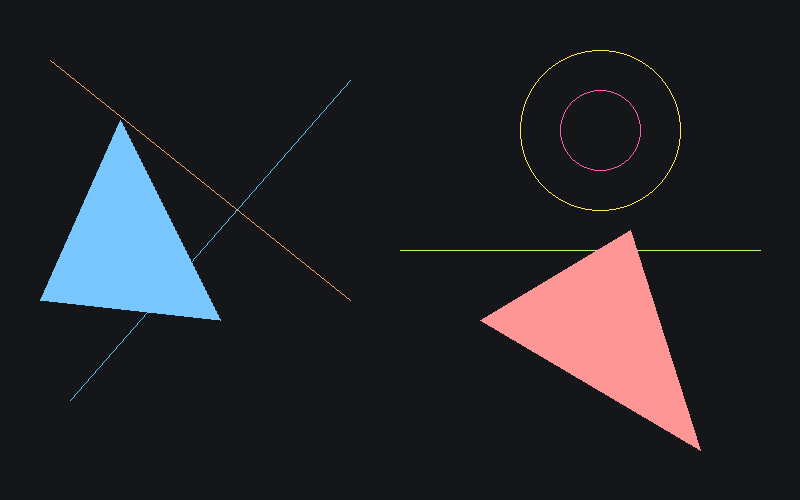
#> input picture 2025-10-15_taller_cv_3d/ejercicios/06_analisis_figuras_geometricas/data/figuras.png, 800 x 500 px
$ python demo_geom.py
#> lines starting #> are read from the running program, lines starting #| are printed output that depends on the picture; after the words box and inside, x2 and y2 are one past the last pixel; in counts of white or black regions, pixels touching at a corner belong together
### 2025-10-15_taller_cv_3d/ejercicios/06_analisis_figuras_geometricas/geom_metrics.py
# geom_metrics.py
import cv2
import numpy as np
from pathlib import Path

def load_gray(path):
    img = cv2.imread(str(path), cv2.IMREAD_GRAYSCALE)
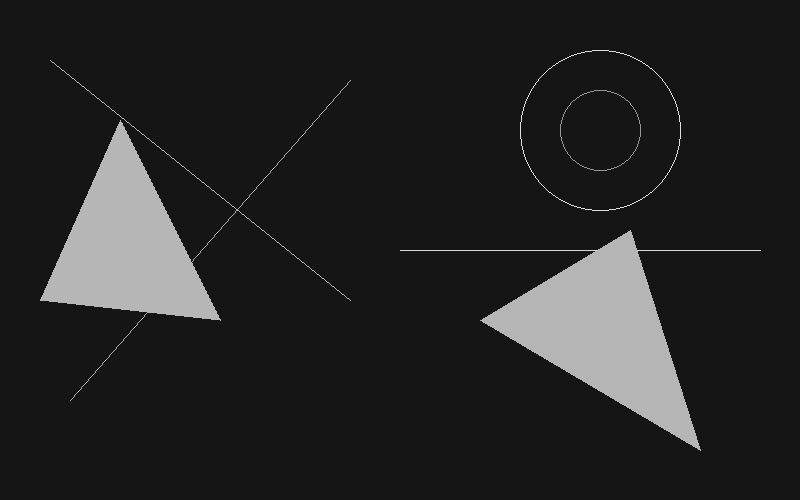
#> img: shape (500, 800); min 21, max 221, mean 36.6
    if img is None:
        raise FileNotFoundError(path)
    return img

def binarize(img_gray, method='otsu', block=21, C=5, thr=128):
    if method == 'otsu':
        _, bw = cv2.threshold(img_gray, 0, 255, cv2.THRESH_BINARY + cv2.THRESH_OTSU)
    elif method == 'fixed':
        _, bw = cv2.threshold(img_gray, thr, 255, cv2.THRESH_BINARY)
    elif method == 'adaptive':
        bw = cv2.adaptiveThreshold(img_gray, 255, cv2.ADAPTIVE_THRESH_GAUSSIAN_C,
                                   cv2.THRESH_BINARY, block, C)
    else:
        raise ValueError('method inválido')
    return bw

def analyze_contours(bw):
    inv = bw
    white_ratio = (bw > 0).mean()
    if white_ratio > 0.5:
        inv = cv2.bitwise_not(bw)

    contours, _ = cv2.findContours(inv, cv2.RETR_EXTERNAL, cv2.CHAIN_APPROX_SIMPLE)
    return inv, contours

def classify_shape(contour):
    peri = cv2.arcLength(contour, True)
    approx = cv2.approxPolyDP(contour, 0.02 * peri, True)
    n = len(approx)
    label = f'{n}-lados'
    if n == 3: label = 'Triángulo'
    elif n == 4:
        x,y,w,h = cv2.boundingRect(approx)
        ar = w/float(h)
        label = 'Cuadrado' if 0.95 <= ar <= 1.05 else 'Rectángulo'
    elif n == 5: label = 'Pentágono'
    elif n > 5: label = 'Círculo/aprox.'
    return label, approx

def draw_annotations(src_bgr, contours):
    out = src_bgr.copy()
    for i, cnt in enumerate(contours, 1):
        area = cv2.contourArea(cnt)
        peri = cv2.arcLength(cnt, True)
        M = cv2.moments(cnt)
        if M['m00'] != 0:
            cx, cy = int(M['m10']/M['m00']), int(M['m01']/M['m00'])
        else:
            cx, cy = 0, 0

        label, approx = classify_shape(cnt)
        x,y,w,h = cv2.boundingRect(cnt)

        cv2.drawContours(out, [cnt], -1, (0,255,255), 2)
        cv2.circle(out, (cx,cy), 3, (0,0,255), -1)
        cv2.rectangle(out, (x,y), (x+w, y+h), (255,0,0), 1)
        cv2.putText(out, f'#{i} {label}', (x, y-8), cv2.FONT_HERSHEY_SIMPLEX, 0.5, (50,220,50), 1, cv2.LINE_AA)
        cv2.putText(out, f'A={area:.1f}  P={peri:.1f}', (x, y+h+15), cv2.FONT_HERSHEY_SIMPLEX, 0.45, (200,200,255), 1, cv2.LINE_AA)
    return out

### 2025-10-15_taller_cv_3d/ejercicios/06_analisis_figuras_geometricas/demo_geom.py
# demo_geom.py
import cv2, imageio
from pathlib import Path
from geom_metrics import load_gray, binarize, analyze_contours, draw_annotations

IN = Path('data/figuras.png')   # <- tu imagen
OUT_DIR = Path('out'); OUT_DIR.mkdir(exist_ok=True, parents=True)

# 1) Cargar y preprocesar
gray = load_gray(IN)
bgr  = cv2.cvtColor(gray, cv2.COLOR_GRAY2BGR)

# 2) Tres binarizaciones para comparar
bw_fixed = binarize(gray, method='fixed', thr=128)
#> in binarize, `_, bw = cv2.threshold(img_gray, thr, 255, cv2.THRESH_BINARY)`:
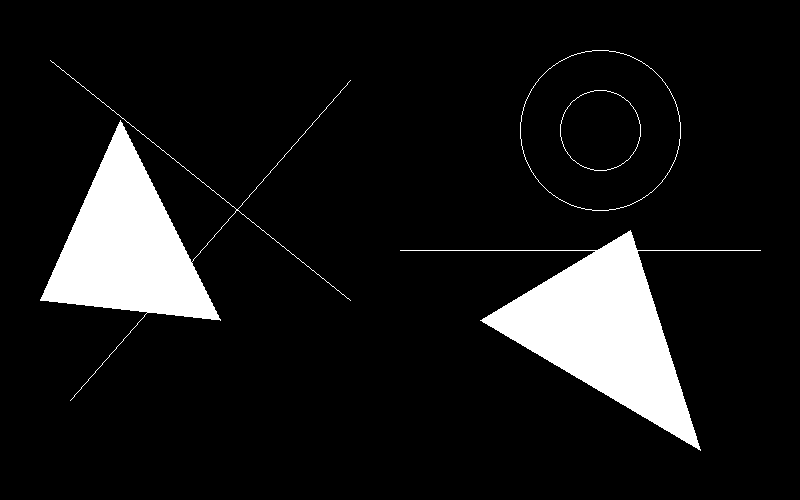
#> bw: shape (500, 800); 9.7% white; 4 white regions, box (x1, y1, x2, y2) and area: (400, 230, 761, 451) 20191, (40, 60, 351, 401) 17773, (520, 50, 681, 211) 452, (560, 90, 641, 171) 228
bw_otsu  = binarize(gray, method='otsu')
bw_adapt = binarize(gray, method='adaptive', block=31, C=5)
#> call 3 of binarize, with method = 'adaptive', block = 31, C = 5, thr = 128
#> in binarize (call 3), `bw = cv2.adaptiveThreshold(img_gray, 255, cv2.ADAPTIVE_THRESH_GAUSSIAN..`:
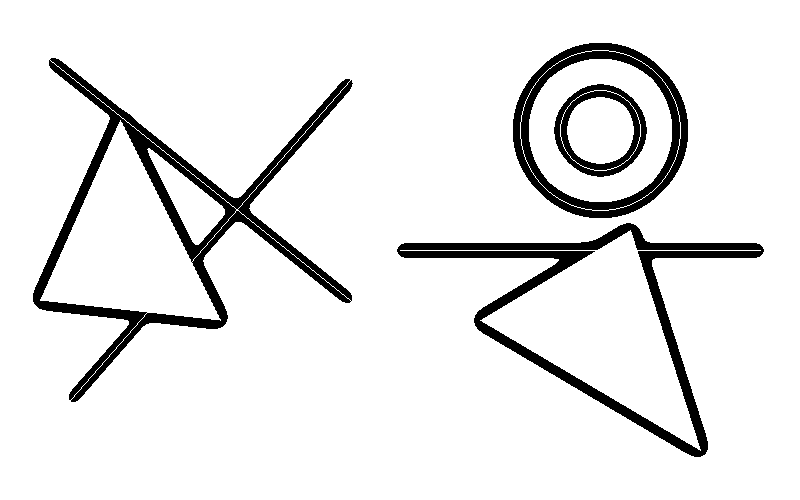
#> bw: shape (500, 800); 91.4% white; 4 black regions

# 3) Analizar contornos
inv, contours = analyze_contours(bw_otsu)
#> in analyze_contours, `white_ratio = (bw > 0).mean()`: white_ratio = 0.0966
#> in analyze_contours, `contours, _ = cv2.findContours(inv, cv2.RETR_EXTERNAL, cv2.CHAIN_APPRO..`: contours = 3 contours; box (x1, y1, x2, y2) and area: (520, 50, 681, 211) 20094, (400, 230, 761, 451) 19578, (40, 60, 351, 401) 16922

# 4) Dibujar resultados
annot = draw_annotations(bgr, contours)
#> the loop in draw_annotations, `for i, cnt in enumerate(contours, 1):` made 3 passes
#> (area, cx, cy, n in classify_shape, x, y, w) on passes 1 to 3: (19577.5, 603, 333, 6, 400, 230, 361), (16922.5, 126, 246, 13, 40, 60, 311), (20094, 600, 130, 8, 520, 50, 161)
#> after the loop in draw_annotations, `for i, cnt in enumerate(contours, 1):`:
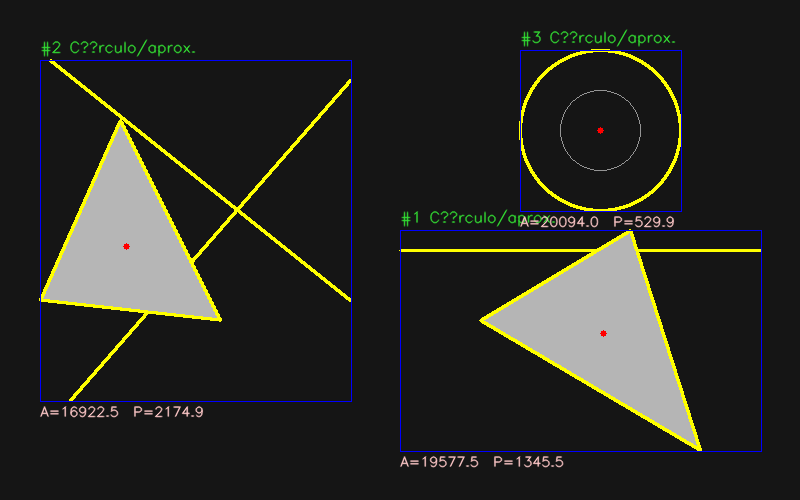
#> out: shape (500, 800, 3); mean B, G, R 36.8, 41.4, 41.2

# 5) Guardar imágenes
cv2.imwrite(str(OUT_DIR/'gray.png'), gray)
cv2.imwrite(str(OUT_DIR/'bw_fixed.png'), bw_fixed)
cv2.imwrite(str(OUT_DIR/'bw_otsu.png'), bw_otsu)
cv2.imwrite(str(OUT_DIR/'bw_adapt.png'), bw_adapt)
cv2.imwrite(str(OUT_DIR/'annot.png'), annot)

# 6) GIF: original -> binaria -> anotada
frames = [
    cv2.cvtColor(gray, cv2.COLOR_GRAY2BGR),
    cv2.cvtColor(bw_otsu, cv2.COLOR_GRAY2BGR),
    annot
]
# BGR->RGB para imageio
frames = [cv2.cvtColor(f, cv2.COLOR_BGR2RGB) for f in frames]
#> frames = 3 items
imageio.mimsave(OUT_DIR/'pipeline.gif', frames, duration=[0.8, 0.8, 1.4])

print('Guardado en out/: gray.png, bw_*.png, annot.png, pipeline.gif')
